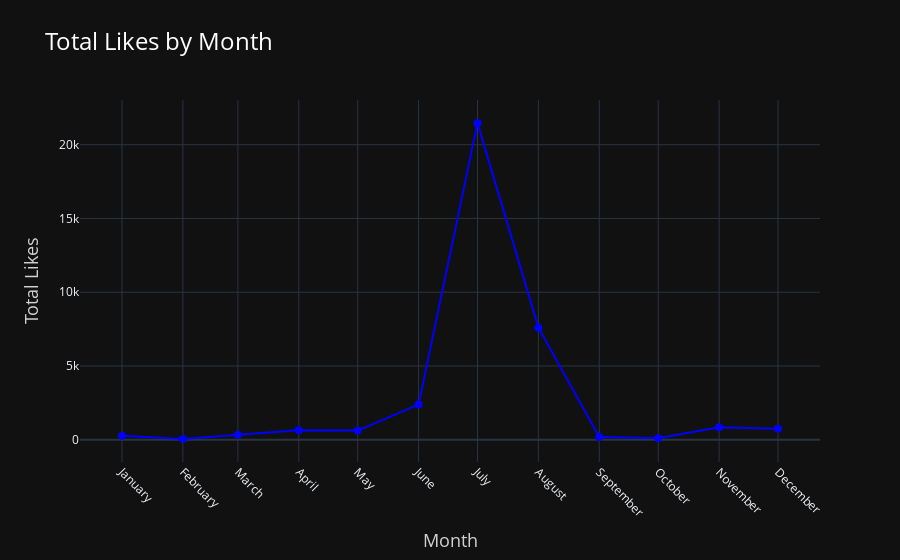

Write notebook code for a chart like this one.
### Code cell
import plotly.graph_objects as go
monthly_likes = df.groupby(['month'])['likes'].sum().reset_index()

# Creating a date column for plotting (using the month)
monthly_likes['date'] = pd.to_datetime(monthly_likes['month'].astype(str) + '-01', format='%m-%d')

# Define month names for x-ticks
month_names = ['January', 'February', 'March', 'April', 'May', 'June', 'July', 'August', 'September', 'October', 'November', 'December']

# Plotting with Plotly
fig = go.Figure()

# Add line trace for total likes
fig.add_trace(go.Scatter(
    x=monthly_likes['date'],
    y=monthly_likes['likes'],
    mode='lines+markers',
    name='Total Likes',
    line=dict(color='blue'),
    marker=dict(size=8)
))

# Update layout
fig.update_layout(
    title='Total Likes by Month',
    title_font=dict(size=24, color='white'),
    xaxis_title='Month',
    xaxis_title_font=dict(size=18, color='lightgrey'),
    yaxis_title='Total Likes',
    yaxis_title_font=dict(size=18, color='lightgrey'),
    template='plotly_dark',
    legend_font=dict(size=16, color='white'),
)

# Adjust x-axis to show month names
fig.update_xaxes(
    tickvals=monthly_likes['date'],
    ticktext=month_names[:monthly_likes['month'].max()],
    tickangle=45
)

# Show the figure
fig.show()

### Figure 1 — Plotly figure (JSON) as saved in the notebook; plotly's stock layout.template omitted (floating-point values rounded to 4 significant figures)
{"data": [{"line": {"color": "blue"}, "marker": {"size": 8}, "mode": "lines+markers", "name": "Total Likes", "type": "scatter", "x": ["1900-01-01T00:00:00", "1900-02-01T00:00:00", "1900-03-01T00:00:00", "1900-04-01T00:00:00", "1900-05-01T00:00:00", "1900-06-01T00:00:00", "1900-07-01T00:00:00", "1900-08-01T00:00:00", "1900-09-01T00:00:00", "1900-10-01T00:00:00", "1900-11-01T00:00:00", "1900-12-01T00:00:00"], "y": [272, 60, 349, 641, 621, 2385, 21463, 7601, 189, 112, 843, 746]}], "layout": {"legend": {"font": {"color": "white", "size": 16}}, "title": {"font": {"color": "white", "size": 24}, "text": "Total Likes by Month"}, "xaxis": {"tickangle": 45, "ticktext": ["January", "February", "March", "April", "May", "June", "July", "August", "September", "October", "November", "December"], "tickvals": ["1900-01-01T00:00:00", "1900-02-01T00:00:00", "1900-03-01T00:00:00", "1900-04-01T00:00:00", "1900-05-01T00:00:00", "1900-06-01T00:00:00", "1900-07-01T00:00:00", "1900-08-01T00:00:00", "1900-09-01T00:00:00", "1900-10-01T00:00:00", "1900-11-01T00:00:00", "1900-12-01T00:00:00"], "title": {"font": {"color": "lightgrey", "size": 18}, "text": "Month"}}, "yaxis": {"title": {"font": {"color": "lightgrey", "size": 18}, "text": "Total Likes"}}}}
